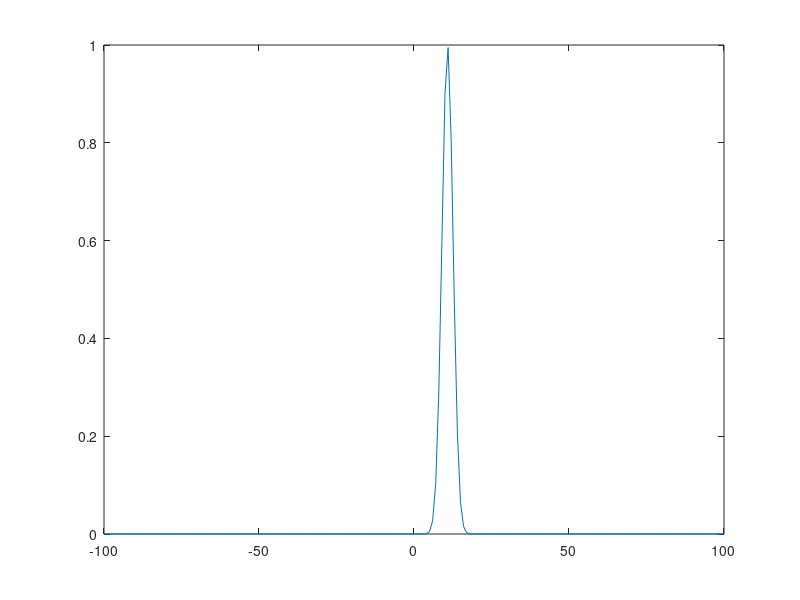

Write MATLAB code to recreate this figure. (Note: this script raises an error after producing the figure.)
function [Ctrd,Sprd,dCtrd,dSprd,eCtrd,eSprd,CF,C,fitCF,fitC,fitTW,fiterror] = modelPACVoxelv2
%% THE QUESTION

% what question I am going to answer and what I will present in my report

% In x time how can we best estimate the properties of a voxel?
% experimental variables:
    % number of repeats
    % number of conditions
        % sweeps or discrete
    % TR time
        % Sparse = 480 scans per 60 mins
        % 3.5 = ~1029 scans per 60 mins
% experimental constants
    % total duration
    % presentable frequency range

% data set varibles:
   % CF
   % C
   % noise
   
% how many scans can we collect in experiement time
% how to use these scans - more:
% repeats
% conditions

%% TO DO
% convert C to be linear on different scales - change input to that domain then convert output back to frequency 
% print what each figure is, and graph
% if no maximum - error message or something

%% NOTES
% fwhm = 3;% spread of hemodynamic response in mm
% sigma = fwhm ./(2 .* (sqrt(2 .* log(2))));
% fwhm = 2 * sqrt(2*log(2)) * sigma

% for i = 1:length(sweepDur)
% nConPerSweep(i,:) = sweepDur(i) .* modRate; % number of conditions (frequencies presented) per sweep
% end
% make number of reps a function of total time aviable and conditions to
% test
% nStim = [4 64];
% acqTime = [3 7.5]; % TR in seconds
% expTime = 60; % experiement time in minutes
% nRep = round((expTime.*60) ./ acqTime);
% nRepCon = round(nRep / nStim .* nConPerSweep);
% create loop for sweep length
% create sweep vector - how to space?
% percent around or above CF or octave or ERB?
% spaced lin,log,erb,dlm
% devide repeats by number of conditions per sweep - times by images per
% scan
% stimFreq = nHz,CF,nStimID

%% Start
clear all;close all;

dataNERB = linspace(lcfF2NErb(0.250),lcfF2NErb(6),7);
dataFrequencies = lcfNErb2F(dataNERB);

% centred around stimuli condition 4
% find nerb of condition 4
% add half of sigma value to either side
% convert these to hz
% find difference in hertz
% try for each stimuli condition
index = 2
fun = @(x,mu,sigma) 1 * exp(-(x - mu).^2/2/sigma^2);
% CF = 0;         % centre frequency
% mu = lcfF2NErb(CF);         % centre frequency
mu = dataNERB(index);
sig = [1.79 1.79];    % sigma in erb space
sig = mean(sig);
q = integral(@(x)fun(x,mu,sig),-100,100); % erb in erb space

erb = lcfNErb2F(dataNERB(index) + q/2) - lcfNErb2F(dataNERB(index) - q/2);
percent = (erb .* 100)/dataFrequencies(index);
% percent = (erb/dataFrequencies(index)).*100;
% erb = lcfNErb2F(q); % erb to frequency space
% percent = erb*100; % TW as percentage of CF

% erbq = (mu + q/2) - (mu - q/2);
% erb = lcfNErb2F(mu + q/2) - lcfNErb2F(mu - q/2);
% percent = (erb/CF)*100;
% percent = CF/erb;

% use trapz to integrate without function
% normalise responses to max of 1
figure
x = -100:1:100;
y = fun(x,mu,sig);
plot(x,y);
FigSize = lcfSetFigSize;
fFontSize = 20;

MaxRes = [7.719 8.322];
NoiseRes = [1.0287 0.9036];
NoisePercent = (NoiseRes ./ MaxRes).*100;
NoisePercent = mean(NoisePercent);

N1 = lcfF2NErb(0.25); N2 = lcfF2NErb(8);
CF = 2; NOI = NoisePercent;

nRepCon = [1];
nStim = [1000];
timeAcq = [2 7.5]; % TR in seconds
% loop modrate and sweep duration?
modRate = 1; % modulation rate of carrier - number of frequencies presented per second (Hz)
sweepDur = 1; % duration of sweep (seconds)
if modRate ==1
    stimType = 'discrete';
    nConPerSweep = 1;
else
    stimType = 'sweep';
    nConPerSweep = sweepDur * modRate; % number of conditions (frequencies presented) per sweep
    nRepCon = nRepCon * nConPerSweep;
end

for n = 1:length(nRepCon)
    nAcquisition(n,:) = nRepCon(n) .* nStim;
end
for i = 1:length(timeAcq)
    timeExp(:,:,i) = (nAcquisition .* timeAcq(i))./60; % experiemnet run time in minutes Row = number of repeats, Colum = number of Stimulus, Page = acquisition time
end

% C = [percent*0.5 percent percent*2 percent*10];
C = [percent percent*10];
C = C/100;
TW = CF * C;
npTW = length(C); % number of voxel Tuning widths to test
neCon = length(nStim); % number of stimulus sets to test
fs = CF+(-3*CF:(6*CF)/(100-1):3*CF);
LowFreq = 0.1;
HighFreq = 10;
% fs = LowFreq:0.01:HighFreq;
                fData = figure('Color', [1 1 1]);
    set(fData,'OuterPosition',FigSize)
for n = 1:length(nRepCon)
    %% Predifine variables
    nRep = nRepCon(n);
    eCtrd = zeros(neCon,npTW); eSprd = zeros(neCon,npTW);
    dCtrd = zeros(neCon,npTW); dSprd = zeros(neCon,npTW);
    Ctrd = zeros(1,npTW); Sprd = zeros(1,npTW);
    fitCF = zeros(neCon,npTW); fitC = zeros(neCon,npTW); fitTW = zeros(neCon,npTW); fiterror = zeros(neCon,npTW);
    max_stimF = zeros(neCon,npTW);fwhm = zeros(neCon,npTW);
    
    for I = 1:neCon
        % create stimulus set frequencies
%         stimF = lcfNErb2F(N1:((N2-N1)/(nStim(I)-1)):N2);
% stimF = logspace(log(0.25),log(8),nStim);
stimF = lcfLogMag2Freq(linspace(lcfLogarithmicMagnification(0.25),lcfLogarithmicMagnification(8),nStim));
        if nConPerSweep == 1
            stimSweep = stimF;
        else
            for i = 1: length(stimF)
                stimSweep(:,i) = linspace(stimF(i),stimF(i)*2,nConPerSweep);
            end
            stimSweep = stimSweep/2;
        end
        for II = 1:npTW
            [Ct,Sp,f,w] = lcfW(CF,C(II));
            Ctrd(II) = Ct;
            Sprd(II) = Sp;
            jwd1 = zeros(1,nRep); jwd2 = zeros(1,nRep);
            jwd3 = zeros(1,nRep); jwd4 = zeros(1,nRep);
            %             r = zeros(1,nStim(I));
            r = zeros(size(stimSweep));
            for III = 1:nRep
                %                 [jwd1(III),jwd2(III),oneR] = lcfVoxResp(CF,C(II),NOI,stimF);
                [jwd1(III),jwd2(III),oneR] = lcfVoxResp(CF,C(II),NOI,stimSweep);
                jwd3(III) = abs(jwd1(III)-Ctrd(II))/Ctrd(II)*100;
                jwd4(III) = abs(jwd2(III)-Sprd(II))/Sprd(II)*100;
                r = r+oneR/nRep;
            end
            % need to seperate centroid function
            % bold response to responses
            eCtrd(I,II) = nanmean(jwd1); eSprd(I,II) = nanmean(jwd2);
            dCtrd(I,II) = nanmean(jwd3); dSprd(I,II) = nanmean(jwd4);
            
            xdata = stimSweep;
            if nConPerSweep == 1
                [max_value, max_index] = max(r);
                max_stimF(I,II) = stimSweep(max_index);
            else
                [max_r_value, max_r_index] = max(r);
                [max_value, max_index] = max(max_r_value);
                max_stimF(I,II) = stimSweep(max_r_index(max_index),max_index);
            end
            [fwhmIr, fwhmIc] = find(r>max_value/2);
            if numel(fwhmIr)== 1
                fwhm(I,II) = max_stimF(I,II) * 0.2;
            elseif numel(fwhmIr)== 0
                fwhm(I,II) = max_stimF(I,II) * 0.2;
            else
                % find highest and lowest value frequency
                % index all ones above threshold then find highest
                fwhm(I,II) = max(stimSweep(fwhmIr)) - min(stimSweep(fwhmIr));
                %                 fwhmIneg = [fwhmIr(1) fwhmIc(1)];
                %                 fwhmIpos = [fwhmIr(end) fwhmIc(end)];
                %                 fwhm(I,II) = abs(stimSweep(fwhmIpos(1),fwhmIpos(2)) - stimSweep(fwhmIneg(1),fwhmIneg(2)));
                %                 if fwhm(I,II) > (max_stimF(I,II)) *2
                %                     fwhm(I,II) = max_stimF(I,II);
                %                 end
            end
            fwhm(fwhm > max_stimF(I,II)) = (max_stimF(I,II));
            x0 = [max_stimF(I,II),fwhm(I,II)];
            ydata = r;
            %% think about this tomorrow
            if fwhm(I,II) < 0.01
                lb = [0.02, (max_stimF(I,II)*0.1)];
                x0 = [max_stimF(I,II),(max_stimF(I,II)*0.1)];
            else
                lb = [0.02, 0.01];
            end
            ub= [20, 100];
            fun = @lcfROEX;
            options = optimoptions('lsqcurvefit','TolFun',1e-10, 'MaxFunEvals', 400, 'MaxIter', 400); % default=1e-6
            [x, error] = lsqcurvefit(fun,x0,xdata,ydata,lb,ub,options);
            
            fitCF(I,II) = x(1);
            fitC(I,II) = x(2);
            fitTW(I,II) = fitCF(I,II) .*fitC(I,II);
            fiterror(I,II)= error;
            fitW = lcfROEX (x,fs);
            erb = cumsum(fitW)
            erb1 = trapz(fitW)
%             q = integral(fun,xmin,xmax)
            efwhm(I,II) = 2 * sqrt(2*log(2)) * fitC(I,II);
%             figure(n)

            %                 figure(length(nRepCon)+n)
            subplot(neCon,npTW,(neCon-I)*npTW+II), hold on
%             for i = 1:length(stimF)
plot(stimSweep,r,'ro--',...    
            'LineWidth',1,...
    'MarkerSize',4,...
    'MarkerEdgeColor','r',...
    'MarkerFaceColor','r')
%                 plot(stimSweep(:,i),r(:,i),'ro--')
%             end
            plot(f,w,'k-',...    
            'LineWidth',2)
            plot(fs,fitW,'c--',...    
            'LineWidth',3),
            set(gca,'XScale','log')
            xlim ([LowFreq HighFreq])
            text(max(xlim),max(ylim),sprintf('Ctrd = %.2f (%.2f) kHz\nSprd = %.2f (%.2f) kHz\nCF = %.2f (%.2f) kHz\nTW = %.2f (%.2f) kHz\nx0 = %.2f, %.2f\nexpTimeCon = %.2f\nexpTimeSpar = %.2f',Ctrd(II),eCtrd(I,II),Sprd(II),eSprd(I,II),CF,fitCF(I,II),TW(II),fitTW(I,II),max_stimF(I,II),fwhm(I,II),timeExp(n,I,1),timeExp(n,I,2)),'HorizontalALignment','right','VerticalAlignment','top')
                set(gca,'XScale','log');
        ylabel('Normalised Amplitude', 'FontSize', fFontSize), xlabel('Frequency (kHz)', 'FontSize', fFontSize);
        xlim ([LowFreq HighFreq])
        warning('off','MATLAB:legend:IgnoringExtraEntries')
        fLeg = legend('fMRI Response','Voxel pRF','Fitted pRF','Location','SouthEast');
        set(fLeg, 'FontSize', fFontSize./2);
        end
    end
end

% figure(3), clf
% colormap('gray')
% subplot(1,2,1), contourf(C,NStim,dCtrd), set(gca,'XScale','log','YScale','log'), title('Ctrd'), xlabel('C'), ylabel('NStim')
% subplot(1,2,2), contourf(C,NStim,dSprd), set(gca,'XScale','log','YScale','log'), title('Sprd'), xlabel('C')
end
% Local functions
function nErb = lcfF2NErb(f)
nErb = 1000*log(10)/(24.67*4.37)*log10(4.37*f+1);
end
function f = lcfNErb2F(nErb)
f = (10.^(nErb*24.67*4.37/(1000*log(10)))-1)/4.37;
end
function erb = lcfErb(f)
erb = 24.67*(4.37*f+1)/1000;
end
function [ECtrd,ESprd,r] = lcfVoxResp(CF,C,NOI,f)
% ERB = C*lcfErb(CF);
% P = 4*CF/ERB;
P = 4*CF/C;
g = abs(f-CF)/CF;
r = (1+P*g).*exp(-P*g)+NOI/100*randn(size(f));
ECtrd = sum(max(r,0).*f)/sum(max(r,0));
ESprd = sqrt(sum(max(r,0).*(f-ECtrd).^2)/sum(max(r,0)));
end
function [Ctrd,Sprd,f,w,fwhm] = lcfW(CF,C)
% ERB = C*lcfErb(CF);
% P = 4*CF/ERB;
P = 4*CF/C;
% f = CF+(-3*CF:(6*CF)/(100-1):3*CF); f = f(f>=0);
f = CF+(-3*CF:0.01:3*CF); f = f(f>=0);
g = abs(f-CF)/CF;
w = (1+P*g).*exp(-P*g);

Ctrd = sum(w.*f)/sum(w);
Sprd = sqrt(sum(w.*(f-Ctrd).^2)/sum(w));

[fwhmIr, fwhmIc] = find(w>0.5);
fwhm = f(fwhmIr(end),fwhmIc(end))- f(fwhmIr(1),fwhmIc(1))
end
function [w] = lcfROEX(param,f)
CF = param(1);
C =param(2);
P = 4*CF/C;
% ERB = C*lcfErb(CF);
% P = 4*CF/ERB;
g = abs(f-CF)/CF;
w = (1+P*g).*exp(-P*g);
end
function hrf = makeHrf(TR)
% given the TR, return the HRF shape for t = 0 ... 30s
% using the equation given in the lecture (simple boynton version)
tau = 2; % time constant (s)
delta = 2; % time shift (s)
t = [0:TR:30]; % vector of time points (in steps of TR)
tshift = max(t-delta,0); % shifted, but not < 0
hrf = (tshift ./ tau) .^2 .* exp(-tshift ./tau )./(2*tau);
end
function X = lcfLogarithmicMagnification(f)
X = log10(f);
end
function f = lcfLogMag2Freq(x)
f = 10.^(x);
end

function FigSize = lcfSetFigSize
% Get monitor size to make figures full screen
f = figure ('Visible','off',...
    'Menu', 'None', ...
    'Color', [0.5, 0.5, 0.5]);

set(0,'Units','pixels') ;
p = get(0, 'MonitorPositions');
scnsize = p(1,:);
position = get(f,'Position');
outerpos = get(f,'OuterPosition');
borders = outerpos - position;
edge = -borders(1)/2;

close (f)

FigSize = [scnsize(1),...
    scnsize(2),...
    scnsize(3) - edge,...
    scnsize(4)];
end
